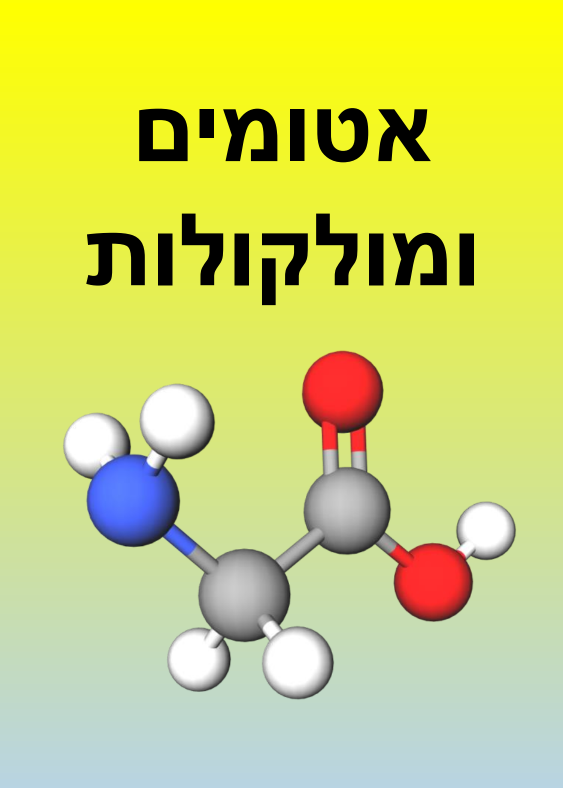
#> input picture materials/booklet/Instructions_for_gamecrafter3/page01_1.png, 1125 x 1575 px (shown at 1/2 size)
$ python extract-booklet-art.py
#> lines starting #> are read from the running program, lines starting #| are printed output that depends on the picture
#!/usr/bin/env python3
"""Lifts the two illustrations of the printed booklet off their gradient.

The cover's glycine model and the closing page's atom sit on the same yellow
to pale blue wash that the rules page itself uses, so they are cut out and the
wash behind them is made transparent, row by row, from the colour at the edges
of that row. Run after changing the booklet art:

    python3 tools/extract-booklet-art.py
"""

from pathlib import Path
from PIL import Image

ROOT = Path(__file__).resolve().parent.parent
SRC = ROOT / "materials/booklet/Instructions_for_gamecrafter3"
OUT = ROOT / "assets/booklet"

# page, crop box, name
JOBS = [
    ("page01_1.png", (100, 650, 1085, 1460), "glycine.webp"),
    ("page12_1.png", (95, 145, 1035, 1215), "atom.webp"),
]

NEAR = 20   # closer than this to the wash: fully transparent
FAR = 46    # further than this: fully opaque


def lift(im):
    im = im.convert("RGBA")
    px = im.load()
    w, h = im.size
    for y in range(h):
        edge = [px[x, y][:3] for x in list(range(4)) + list(range(w - 4, w))]
        bg = tuple(sorted(c[i] for c in edge)[len(edge) // 2] for i in range(3))
        for x in range(w):
            r, g, b, _ = px[x, y]
            d = max(abs(r - bg[0]), abs(g - bg[1]), abs(b - bg[2]))
            if d <= NEAR:
                px[x, y] = (r, g, b, 0)
            elif d < FAR:
                px[x, y] = (r, g, b, int(255 * (d - NEAR) / (FAR - NEAR)))
    return im


def main():
    OUT.mkdir(parents=True, exist_ok=True)
    for page, box, name in JOBS:
        im = Image.open(SRC / page).crop(box)
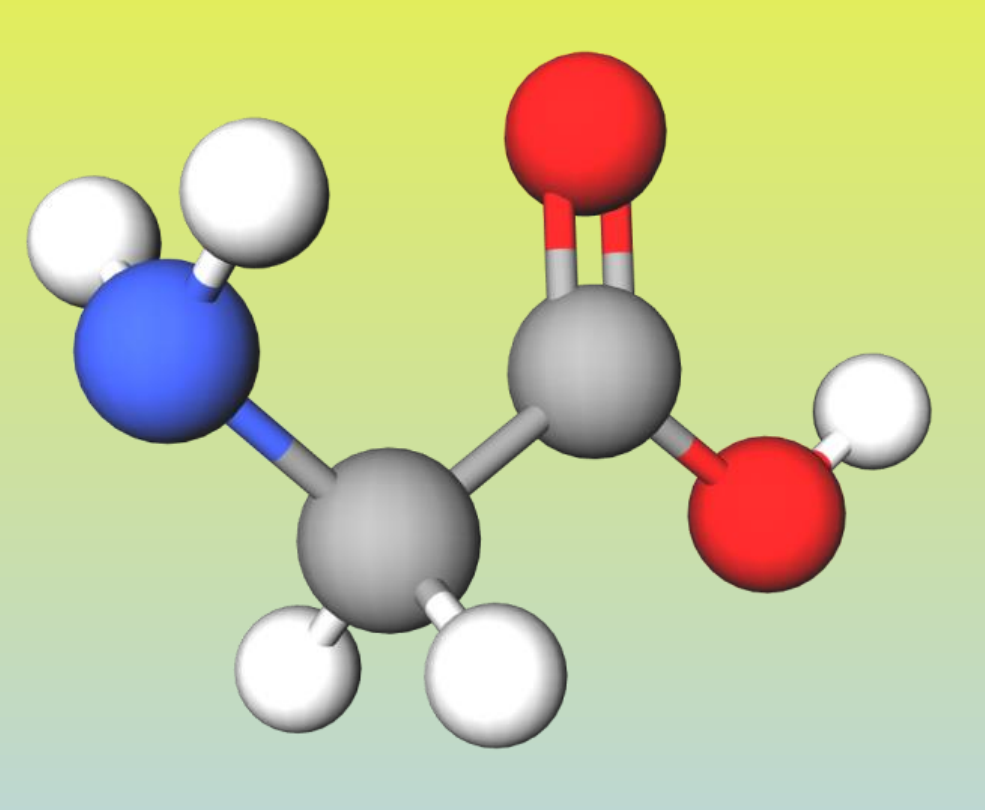
#> im: PIL image 985x810 RGB; mean R, G, B 198.6, 204, 152.1
        im = lift(im)
#> the loop in lift, `for y in range(h):` made 810 passes
#> bg on passes 1 to 3: (226, 237, 92), (226, 237, 92), (226, 237, 92)
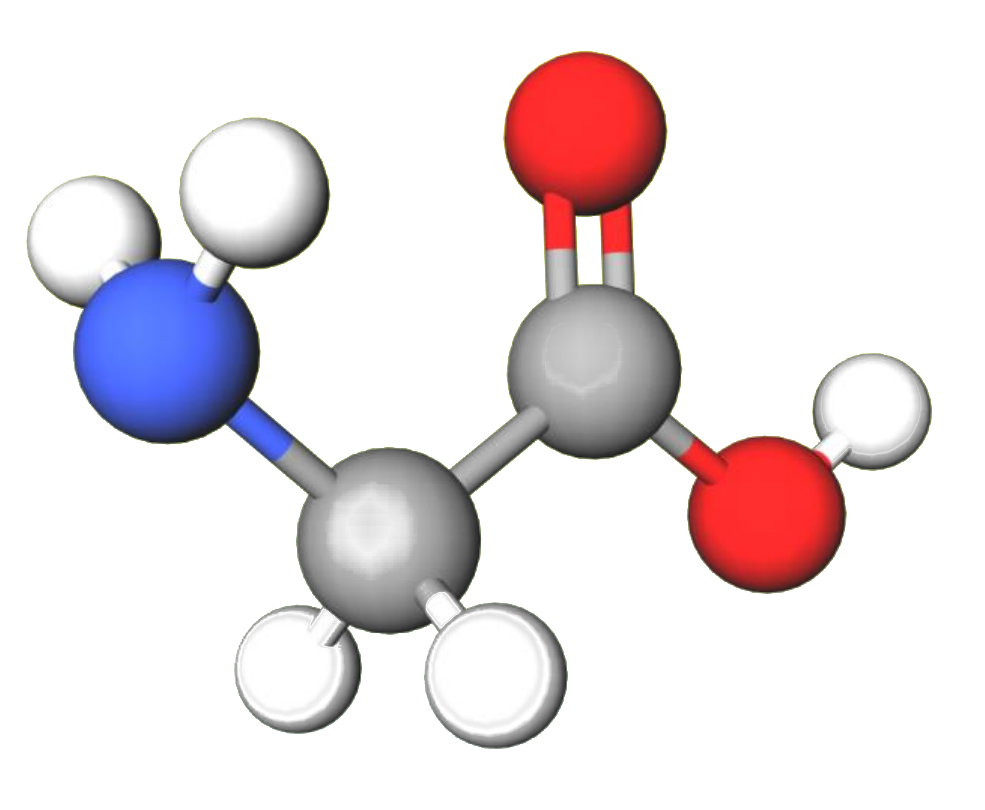
#> im: PIL image 985x810 RGBA; mean R, G, B, A 198.6, 204, 152.1, 63.4; transparent parts drawn white
        im.thumbnail((620, 620), Image.LANCZOS)
#> im: PIL image 620x510 RGBA
        im.save(OUT / name, "WEBP", quality=88, method=6)
        print(name, im.size, (OUT / name).stat().st_size // 1024, "KiB")
#| glycine.webp (620, 510) 38 KiB
#> pass 2 of the loop in main, `for page, box, name in JOBS:`:
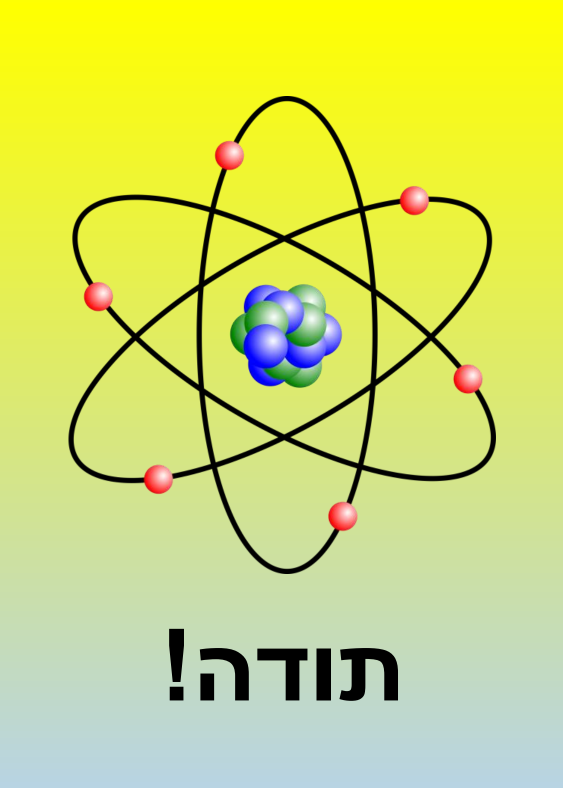
#> input picture materials/booklet/Instructions_for_gamecrafter3/page12_1.png, 1125 x 1575 px (shown at 1/2 size)
#> in main, `im = Image.open(SRC / page).crop(box)`:
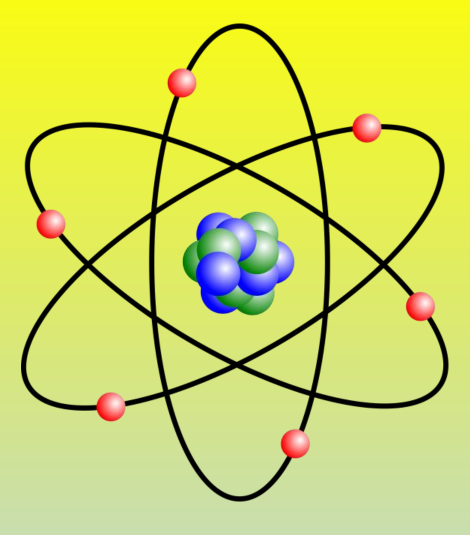
#> im: PIL image 940x1070 RGB (shown at 1/2 size); mean R, G, B 207, 216.6, 94.5
#> the loop in lift (call 2), `for y in range(h):` made 1070 passes
#> bg on passes 1 to 3: (249, 251, 20), (249, 251, 20), (249, 251, 20)
#> in main, `im.thumbnail((620, 620), Image.LANCZOS)`:
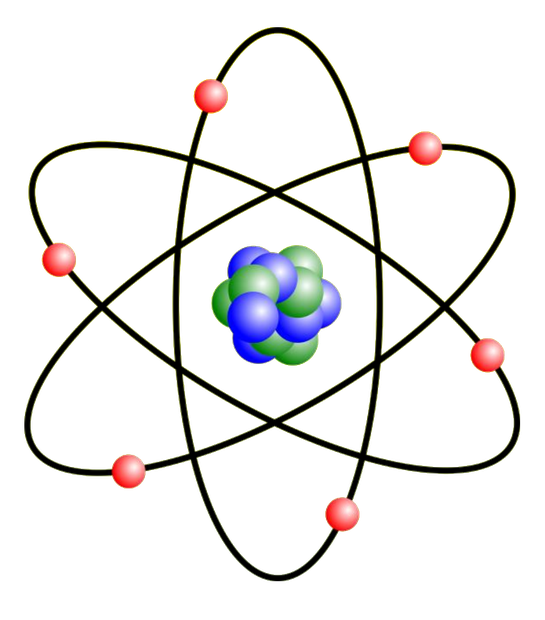
#> im: PIL image 545x620 RGBA; mean R, G, B, A 16, 15.3, 11.6, 31; transparent parts drawn white
#| atom.webp (545, 620) 71 KiB


if __name__ == "__main__":
    main()
